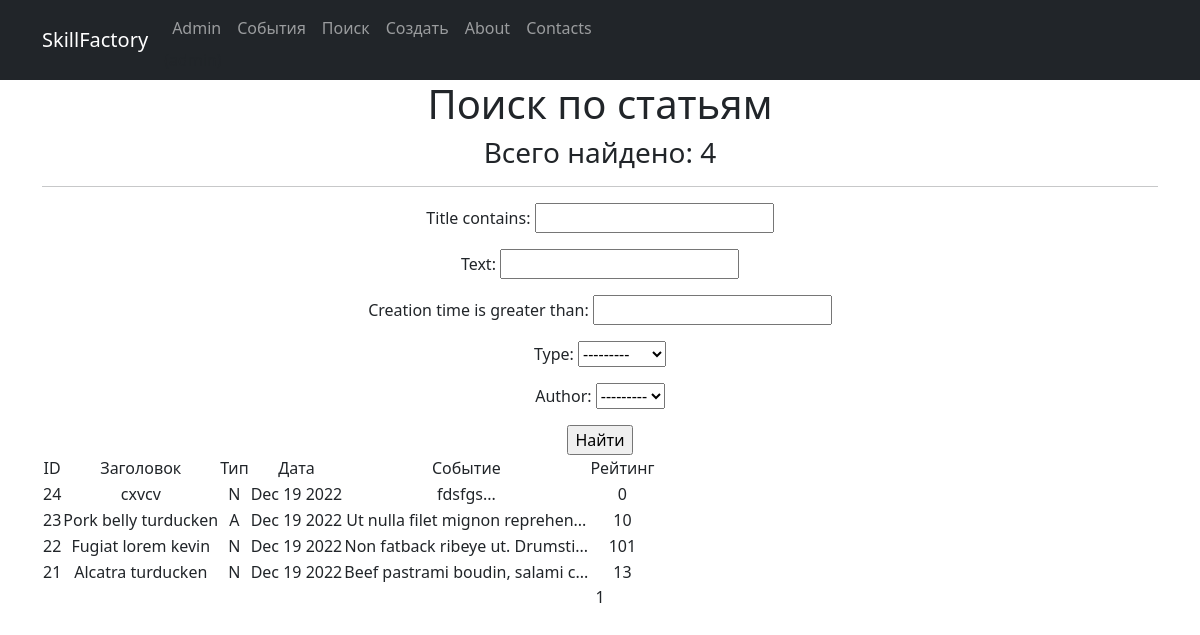
The app's page /news/search/ with its own data.
### News/models.py (models this page shows, shortened)
class Post(models.Model):
    type = models.CharField(max_length=255, choices=TYPE, default=article)
    creation_time = models.DateTimeField(auto_now_add=True)
    title = models.CharField(max_length=255)
    text = models.TextField()
    rating = models.IntegerField(default=0)
    author = models.ForeignKey(Author, on_delete=models.CASCADE)
    category = models.ManyToManyField(Category)
    def preview(self):
        return f"{self.text[:30]}..."

### News/views.py (the view)
# urls.py: path('search/', PostSearch.as_view(), name='post_search'),
class PostSearch(ListView):
    model = Post
    context_object_name = 'news'
    template_name = 'post_search.html'
    ordering = '-creation_time'
    paginate_by = 10
    def get_queryset(self):
        queryset = super().get_queryset()
        self.filterset = PostFilter(self.request.GET, queryset)
        return self.filterset.qs
    def get_context_data(self, **kwargs):
        context = super().get_context_data(**kwargs)
        context['filterset'] = self.filterset
        return context

### News/models.py (called while the page is built)
    def __str__(self):
        return f'{self.full_name}'

### News/templatetags/custom_filters.py (called while the page is built)
@register.filter()
def censor(t):
    txt = t.split()
    for i in range(len(txt)):
        if txt[i] in censor_list:
            stars_num = '*'*len(txt[i])
            txt[i] = ''.join(stars_num)
        res = ' '.join(txt)
        return f'{res}'

### templates/post_search.html (shortened to what this page needs)
{% extends 'flatpages/default.html' %}
{% load custom_filters %}
{% load custom_tags %}
{% block content %}
   <h1>Поиск по статьям</h1>
   <h3>Всего найдено: {{ news|length }}</h3>
<hr>
    <form action="" method="get">
       {{ filterset.form.as_p }}
       <input type="submit" value="Найти" />
   </form>
   {% if news %}
        <table>
           <tr>
               <td>ID</td>
               <td>Заголовок</td>
               <td>Тип</td>
               <td>Дата</td>
               <td>Событие</td>
               <td>Рейтинг</td>
           </tr>
           {% for post in news %}
           <tr>
               <td>{{ post.id }}</td>
               <td>{{ post.title|truncatewords:3|censor }}</td>
               <td>{{ post.type }}</td>
               <td>{{ post.creation_time|date:'M d Y' }}</td>
               <td>{{ post.preview|censor }}</td>
               <td>{{ post.rating }}</td>
           </tr>
           {% endfor %}
       </table>
   {% else %}
       <h2>Статей нет!</h2>
   {% endif %}
   {{ page_obj.number }}
{% endblock content %}

### templates/flatpages/default.html (shortened to what this page needs)
<!DOCTYPE html>
<html lang="en">
    <head>
        {% load static %}
        <link href="{% static 'css/styles.css' %}" rel="stylesheet" />
    </head>
    <body>
        <nav class="navbar navbar-expand-lg navbar-dark bg-dark static-top">
   <div class="container">
       <a class="navbar-brand" href="#">SkillFactory</a>
       <div class="collapse navbar-collapse" id="navbarResponsive">
           <ul class="navbar-nav ml-auto">
               <li class="nav-item active">
                   <a class="nav-link" href="/admin/">Admin</a>
                       <span class="sr-only">(admin)</span>
               </li>
               <li class="nav-item">
                   <a class="nav-link" href="/news/">События</a>
               </li>
               <li class="nav-item">
                   <a class="nav-link" href="/news/search/">Поиск</a>
               </li>
               <li class="nav-item">
                   <a class="nav-link" href="/news/create/">Создать</a>
               </li>
               <li class="nav-item">
                   <a class="nav-link" href="/about/">About</a>
               </li>
               <li class="nav-item">
                   <a class="nav-link" href="/contacts/">Contacts</a>
               </li>
           </ul>
       </div>
   </div>
</nav>
        <div class="container">
           <div class="row">
               <div class="col-lg-12 text-center">
                   {% block content %}{% endblock content %}
               </div>
           </div>
</div>
    </body>
</html>

### records on screen
Post: id "24", title|censor "cxvcv", type "N", creation_time "Dec 19 2022", preview|censor "fdsfgs...", rating "0"
Post: id "23", title|censor "Pork belly turducken", type "A", creation_time "Dec 19 2022", preview|censor "Ut nulla filet mignon reprehen...", rating "10"
Post: id "22", title|censor "Fugiat lorem kevin", type "N", creation_time "Dec 19 2022", preview|censor "Non fatback ribeye ut. Drumsti...", rating "101"
Post: id "21", title|censor "Alcatra turducken", type "N", creation_time "Dec 19 2022", preview|censor "Beef pastrami boudin, salami c...", rating "13"

### other values on screen
{{ news|length }} "4"
{{ page_obj.number }} "1"
